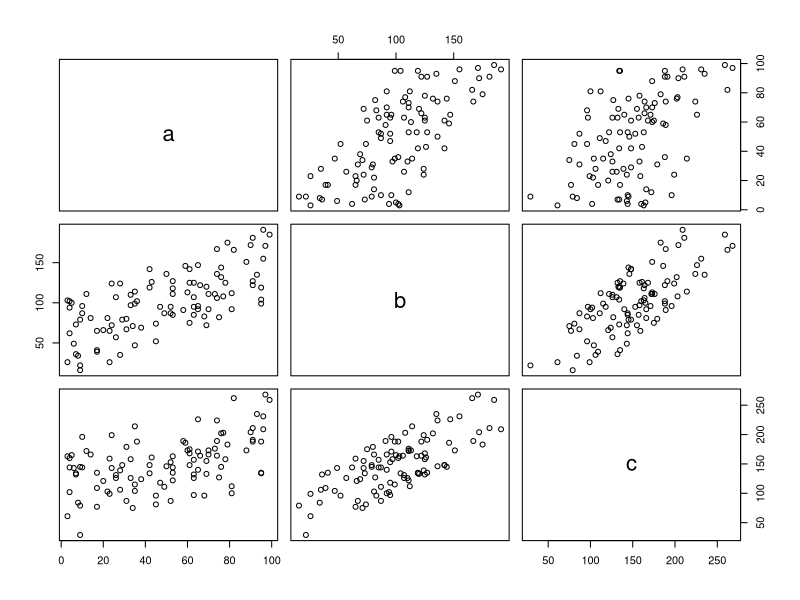
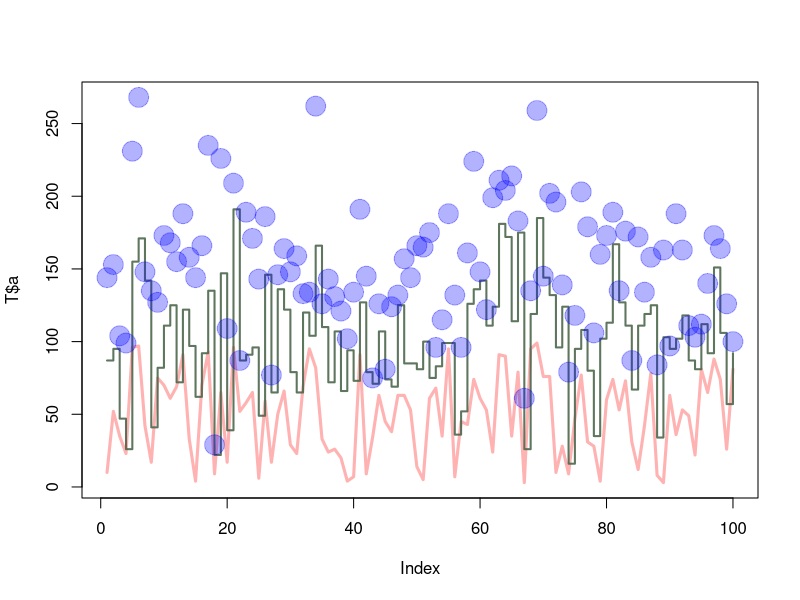

R code for these plots, in order:

x1 <- c(sample(0:100, 100, TRUE))
x2 <- c(sample(0:100, 100, TRUE))
x3 <- c(sample(0:100, 100, TRUE))

T <- data.frame(a=x1,b=x1+x2,c=x1+x2+x3)

plot(T)

plot(T$a, type="l", ylim=range(T), lwd=3, col=rgb(1, 0, 0, 0.3)) 
lines(T$b, type="s", lwd=2, col=rgb(0.3, 0.4, 0.3, 0.9)) 
points(T$c, pch=20, cex=4, col=rgb(0, 0, 1, 0.3))

